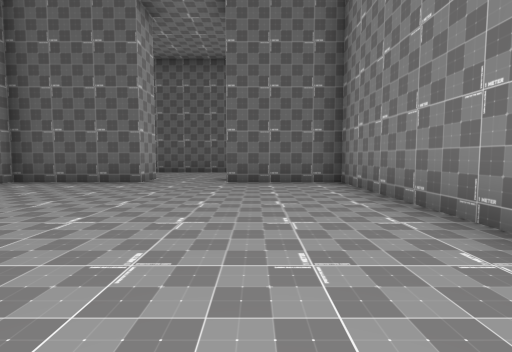
[1] (above)

24 first-person views from a walk through a 3-D level made in the Unity game engine. The camera is 1.2 m above the floor, tilts 4° down and sees 85° across. The floor is counted in squares, 2 m on a side. Each view is taken from the middle of a square. On the plan, view 1 faces up. The plan holds only what a view shows up to about 9 squares ahead; the rest is blank. The place goes on beyond the plan. The player is left out. Some animated figures are not drawn. Some surface patterns are stand-ins.

[2]
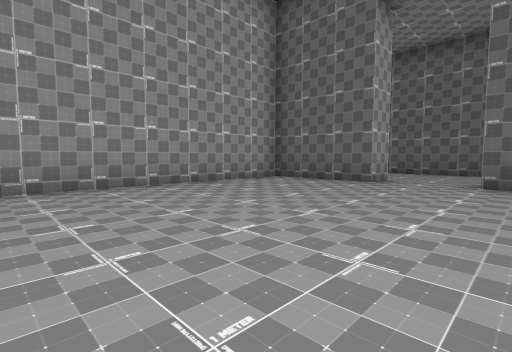

[3]
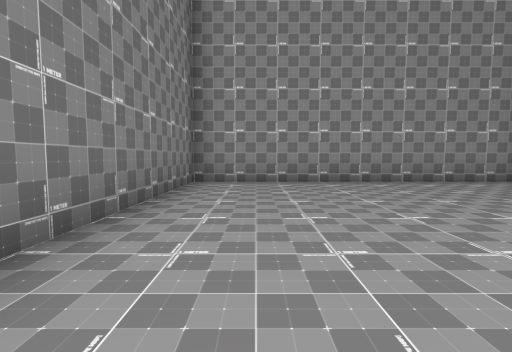

[4]
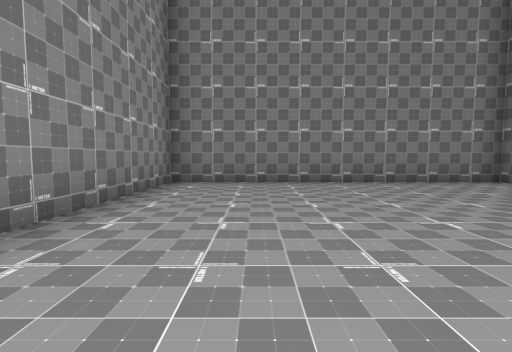

[5]
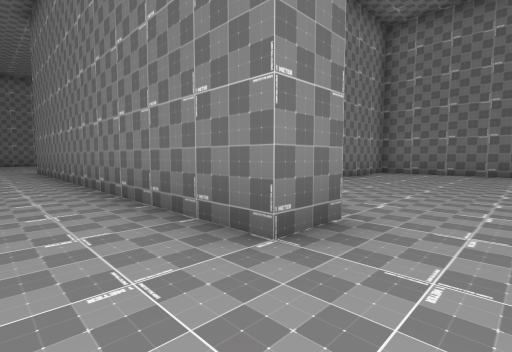

[6]
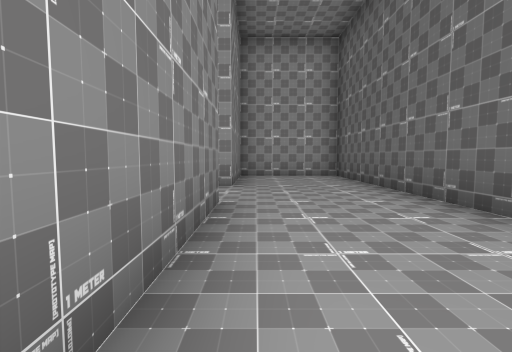

[7]
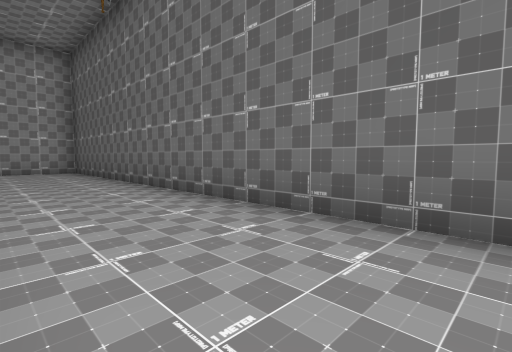

[8]
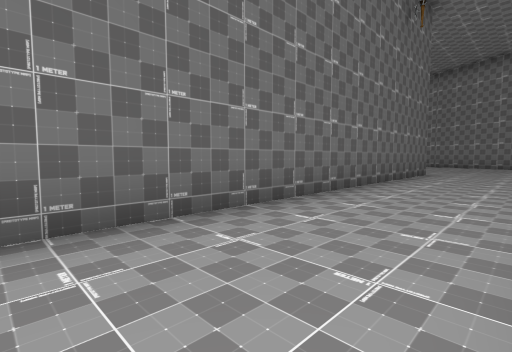

[9]
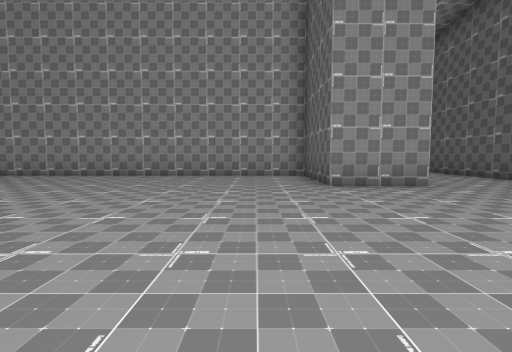

[10]
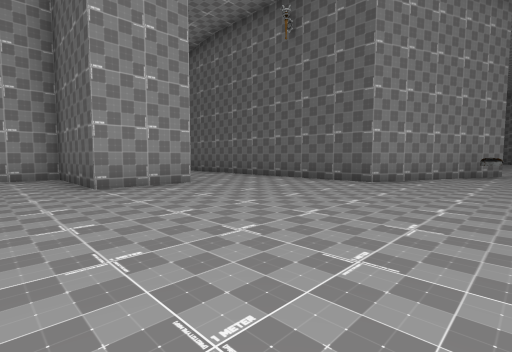

[11]
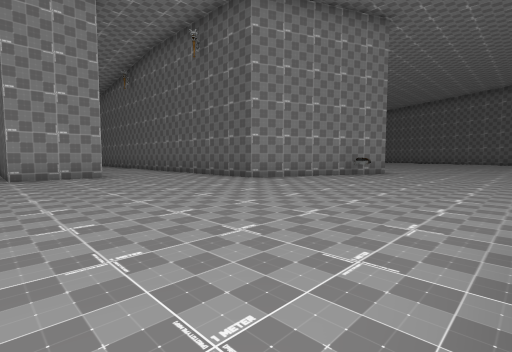

[12]
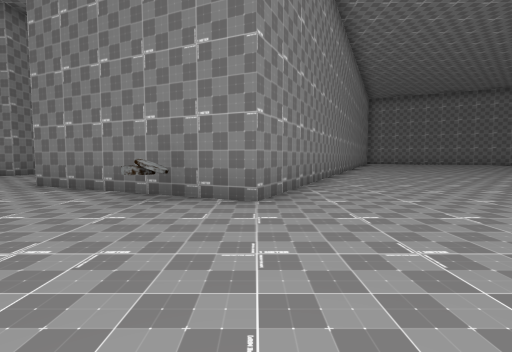

[13]
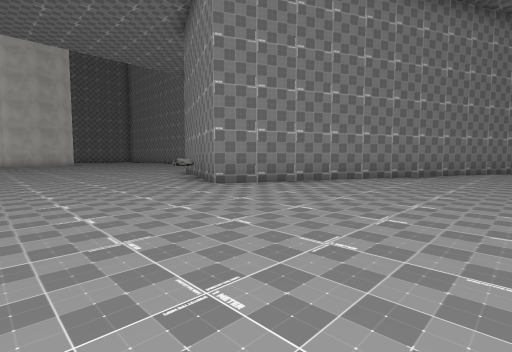

[14]
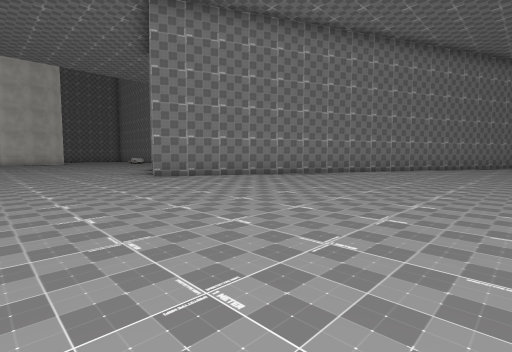

[15]
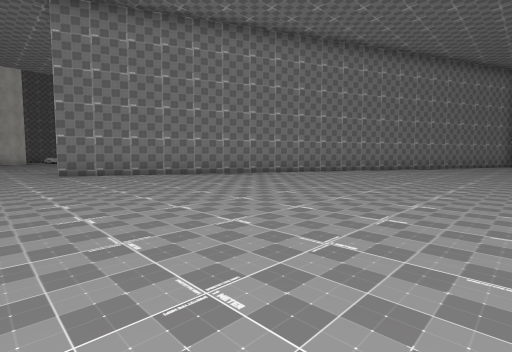

[16]
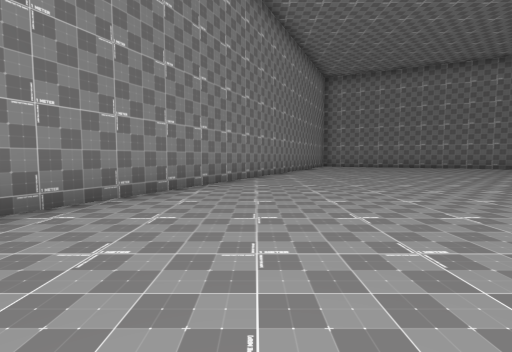

[17]
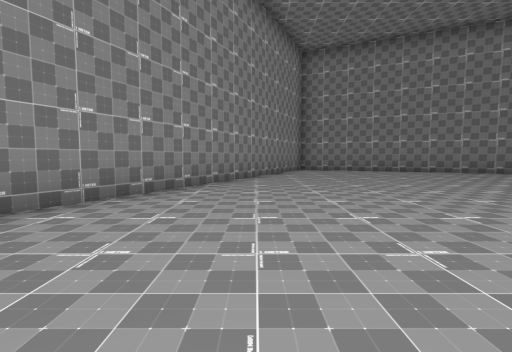

[18]
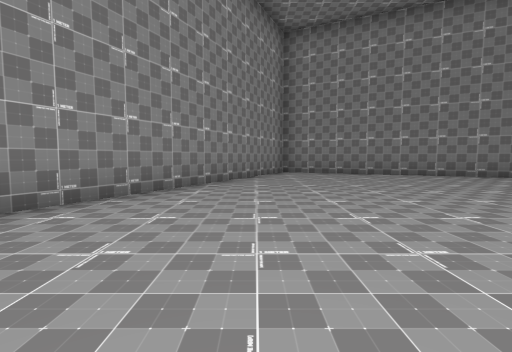

[19]
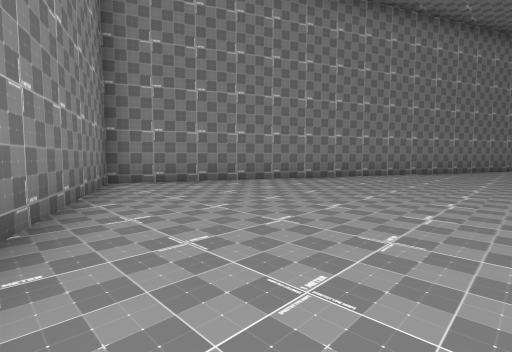

[20]
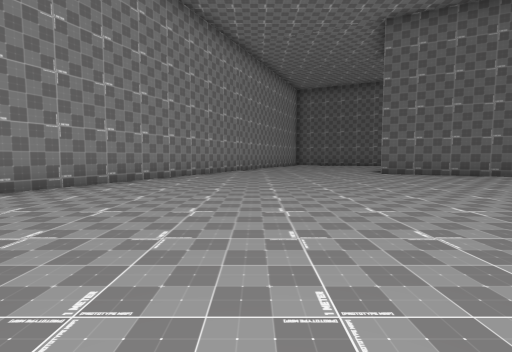

[21]
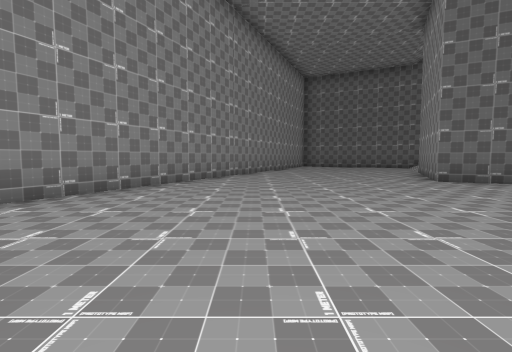

[22]
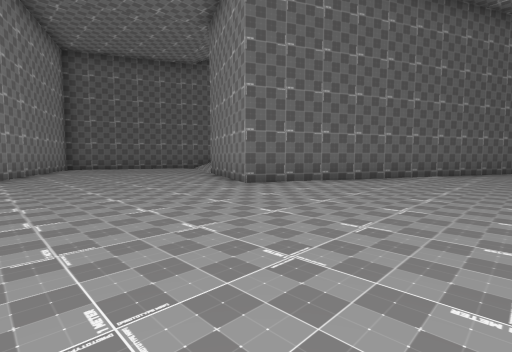

[23]
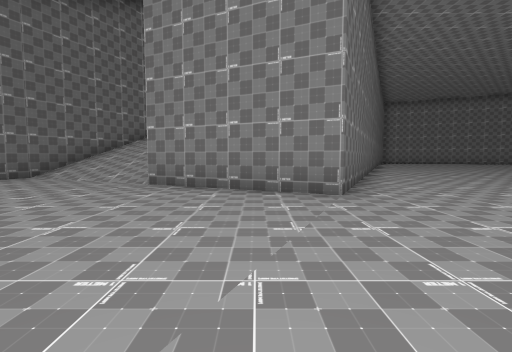

[24]
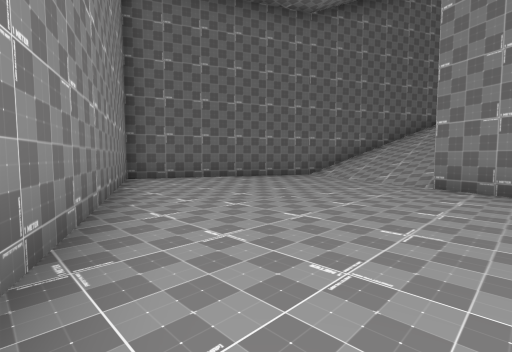

### Floor plan
Points are (right, up) in squares from view 1. A wall is a line through its corners. A room is listed if a view was taken in it or the views show most of it. See-through windows are left out.
Room 1 (views 1, 2, 3, 4)
walls: (-2.7, 7.5) (-2.7, 6.5) (-5.7, 6.5) (-5.7, -1.5) (2, -1.5) (2, 6.5) (-0.7, 6.5) (-0.7, 7.5)
ways out: opening at (-1.5, 7) to room 2
Room 2 (views 5, 6, 7, 8, 9, 10, 11, 12, 13, 14, 15, 16, 17, 18, 19, 20, 21, 22, 23, 24)
walls: (14.6, 31.2) (7.3, 34.7) (9, 38.4); (-0.7, 7.5) (10.4, 7.5) (10.4, 5.5) (7.3, 5.5) (7.3, -2.5); (2.3, 37.1) (-3.7, 24) (15.3, 15) (13.3, 10.5) (-5.7, 10.5) (-5.7, 7.5); (-5.2, 7.5) (-2.7, 7.5); (12.1, 41.7) (8.2, 43.5); (5.3, 43.5) (3, 38.5)
ways out: opening at (-1.5, 7) to room 1
objects: other object (15, 13) to (15, 14)

Where each view was taken, in squares from view 1:
view 1: 0 up, 0 right, facing up
view 2: 0 up, 0 right, facing up-left
view 3: 0 up, 1 right, facing left
view 4: 5 up, 0 right, facing down
view 5: 9 up, 2 left, facing down-right
view 6: 8 up, 3 right, facing left
view 7: 8 up, 6 right, facing up-left
view 8: 8 up, 3 right, facing up-right
view 9: 4 up, 16 right, facing left
view 10: 4 up, 16 right, facing up-left
view 11: 5 up, 19 right, facing up-left
view 12: 15 up, 19 right, facing left
view 13: 20 up, 19 right, facing down-left
view 14: 23 up, 19 right, facing down-left
view 15: 25 up, 17 right, facing down-left
view 16: 20 up, 13 right, facing left
view 17: 22 up, 9 right, facing left
view 18: 23 up, 7 right, facing left
view 19: 22 up, 3 right, facing up-left
view 20: 25 up, 3 right, facing up
view 21: 28 up, 3 right, facing up
view 22: 30 up, 3 right, facing up-right
view 23: 36 up, 3 right, facing right
view 24: 37 up, 3 right, facing up-right
